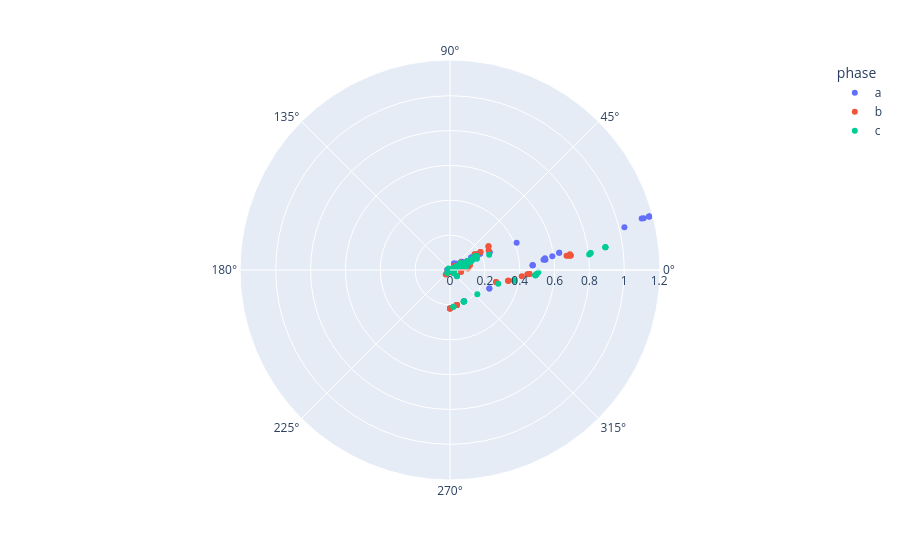

The notebook cell saved with this chart:
### Code cell
opf.plot_polar(sol.p_flow, sol.q_flow, t=t_plot)

### Figure 1 — Plotly figure (JSON) as saved in the notebook; plotly's stock layout.template omitted (floating-point values rounded to 4 significant figures; data arrays with more than 128 entries replaced by an {"elided": "..."} marker saying what was removed)
{"data": [{"customdata": {"elided": "129x1 str values"}, "hovertemplate": "phase=a<br>r=%{r}<br>th=%{theta}<br>to_name=%{customdata[0]}<extra></extra>", "legendgroup": "a", "marker": {"color": "#636efa", "symbol": "circle"}, "mode": "markers", "name": "a", "r": {"elided": "129 float values"}, "showlegend": true, "subplot": "polar", "theta": {"elided": "129 float values"}, "type": "scatterpolar"}, {"customdata": {"elided": "129x1 str values"}, "hovertemplate": "phase=b<br>r=%{r}<br>th=%{theta}<br>to_name=%{customdata[0]}<extra></extra>", "legendgroup": "b", "marker": {"color": "#EF553B", "symbol": "circle"}, "mode": "markers", "name": "b", "r": {"elided": "129 float values"}, "showlegend": true, "subplot": "polar", "theta": {"elided": "129 float values"}, "type": "scatterpolar"}, {"customdata": {"elided": "129x1 str values"}, "hovertemplate": "phase=c<br>r=%{r}<br>th=%{theta}<br>to_name=%{customdata[0]}<extra></extra>", "legendgroup": "c", "marker": {"color": "#00cc96", "symbol": "circle"}, "mode": "markers", "name": "c", "r": {"elided": "129 float values"}, "showlegend": true, "subplot": "polar", "theta": {"elided": "129 float values"}, "type": "scatterpolar"}], "layout": {"legend": {"title": {"text": "phase"}, "tracegroupgap": 0}, "margin": {"t": 60}, "polar": {"angularaxis": {"direction": "counterclockwise", "rotation": 0}, "domain": {"x": [0, 1], "y": [0, 1]}}}}
